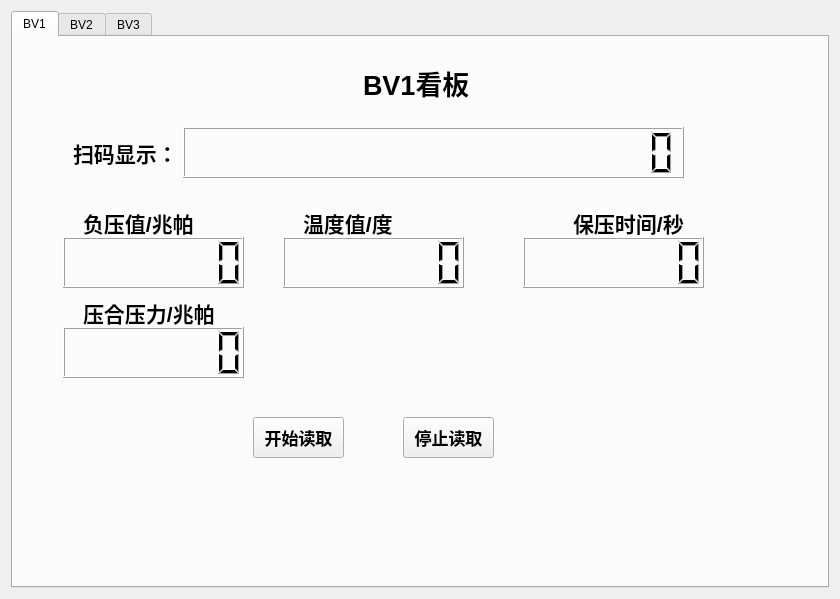
<?xml version="1.0" encoding="UTF-8"?>
<ui version="4.0">
 <class>Form</class>
 <widget class="QWidget" name="Form">
  <property name="geometry">
   <rect>
    <x>0</x>
    <y>0</y>
    <width>840</width>
    <height>599</height>
   </rect>
  </property>
  <property name="windowTitle">
   <string>Form</string>
  </property>
  <layout class="QGridLayout" name="gridLayout">
   <item row="0" column="0">
    <widget class="QTabWidget" name="tabWidget">
     <property name="currentIndex">
      <number>0</number>
     </property>
     <widget class="QWidget" name="tab">
      <attribute name="title">
       <string>BV1</string>
      </attribute>
      <widget class="QLabel" name="label_2">
       <property name="geometry">
        <rect>
         <x>290</x>
         <y>170</y>
         <width>151</width>
         <height>31</height>
        </rect>
       </property>
       <property name="font">
        <font>
         <pointsize>16</pointsize>
         <weight>75</weight>
         <bold>true</bold>
        </font>
       </property>
       <property name="text">
        <string>温度值/度</string>
       </property>
      </widget>
      <widget class="QPushButton" name="pushButton">
       <property name="geometry">
        <rect>
         <x>240</x>
         <y>380</y>
         <width>91</width>
         <height>41</height>
        </rect>
       </property>
       <property name="font">
        <font>
         <pointsize>13</pointsize>
         <weight>75</weight>
         <bold>true</bold>
        </font>
       </property>
       <property name="text">
        <string>开始读取</string>
       </property>
      </widget>
      <widget class="QLabel" name="label_4">
       <property name="geometry">
        <rect>
         <x>60</x>
         <y>100</y>
         <width>121</width>
         <height>31</height>
        </rect>
       </property>
       <property name="font">
        <font>
         <pointsize>16</pointsize>
         <weight>75</weight>
         <bold>true</bold>
        </font>
       </property>
       <property name="text">
        <string>扫码显示：</string>
       </property>
      </widget>
      <widget class="QLCDNumber" name="lcdNumber_2">
       <property name="geometry">
        <rect>
         <x>270</x>
         <y>200</y>
         <width>181</width>
         <height>51</height>
        </rect>
       </property>
       <property name="digitCount">
        <number>7</number>
       </property>
      </widget>
      <widget class="QLCDNumber" name="lcdNumber_4">
       <property name="geometry">
        <rect>
         <x>170</x>
         <y>90</y>
         <width>501</width>
         <height>51</height>
        </rect>
       </property>
       <property name="digitCount">
        <number>20</number>
       </property>
      </widget>
      <widget class="QLabel" name="label_3">
       <property name="geometry">
        <rect>
         <x>560</x>
         <y>170</y>
         <width>121</width>
         <height>31</height>
        </rect>
       </property>
       <property name="font">
        <font>
         <pointsize>16</pointsize>
         <weight>75</weight>
         <bold>true</bold>
        </font>
       </property>
       <property name="text">
        <string>保压时间/秒</string>
       </property>
      </widget>
      <widget class="QLCDNumber" name="lcdNumber">
       <property name="geometry">
        <rect>
         <x>50</x>
         <y>200</y>
         <width>181</width>
         <height>51</height>
        </rect>
       </property>
       <property name="digitCount">
        <number>7</number>
       </property>
      </widget>
      <widget class="QPushButton" name="pushButton_2">
       <property name="geometry">
        <rect>
         <x>390</x>
         <y>380</y>
         <width>91</width>
         <height>41</height>
        </rect>
       </property>
       <property name="font">
        <font>
         <pointsize>13</pointsize>
         <weight>75</weight>
         <bold>true</bold>
        </font>
       </property>
       <property name="text">
        <string>停止读取</string>
       </property>
      </widget>
      <widget class="QLCDNumber" name="lcdNumber_5">
       <property name="geometry">
        <rect>
         <x>50</x>
         <y>290</y>
         <width>181</width>
         <height>51</height>
        </rect>
       </property>
       <property name="smallDecimalPoint">
        <bool>false</bool>
       </property>
       <property name="digitCount">
        <number>7</number>
       </property>
       <property name="value" stdset="0">
        <double>0.000000000000000</double>
       </property>
       <property name="intValue" stdset="0">
        <number>0</number>
       </property>
      </widget>
      <widget class="QLabel" name="label">
       <property name="geometry">
        <rect>
         <x>70</x>
         <y>170</y>
         <width>121</width>
         <height>31</height>
        </rect>
       </property>
       <property name="font">
        <font>
         <pointsize>16</pointsize>
         <weight>75</weight>
         <bold>true</bold>
        </font>
       </property>
       <property name="text">
        <string>负压值/兆帕</string>
       </property>
      </widget>
      <widget class="QLCDNumber" name="lcdNumber_3">
       <property name="geometry">
        <rect>
         <x>510</x>
         <y>200</y>
         <width>181</width>
         <height>51</height>
        </rect>
       </property>
       <property name="smallDecimalPoint">
        <bool>false</bool>
       </property>
       <property name="digitCount">
        <number>7</number>
       </property>
       <property name="value" stdset="0">
        <double>0.000000000000000</double>
       </property>
       <property name="intValue" stdset="0">
        <number>0</number>
       </property>
      </widget>
      <widget class="QLabel" name="label_5">
       <property name="geometry">
        <rect>
         <x>70</x>
         <y>260</y>
         <width>151</width>
         <height>31</height>
        </rect>
       </property>
       <property name="font">
        <font>
         <pointsize>16</pointsize>
         <weight>75</weight>
         <bold>true</bold>
        </font>
       </property>
       <property name="text">
        <string>压合压力/兆帕</string>
       </property>
      </widget>
      <widget class="QLabel" name="label_11">
       <property name="geometry">
        <rect>
         <x>350</x>
         <y>30</y>
         <width>141</width>
         <height>31</height>
        </rect>
       </property>
       <property name="font">
        <font>
         <family>Arial</family>
         <pointsize>20</pointsize>
         <weight>75</weight>
         <bold>true</bold>
        </font>
       </property>
       <property name="text">
        <string>BV1看板</string>
       </property>
      </widget>
     </widget>
     <widget class="QWidget" name="tab_2">
      <attribute name="title">
       <string>BV2</string>
      </attribute>
      <widget class="QLCDNumber" name="lcdNumber_6">
       <property name="geometry">
        <rect>
         <x>60</x>
         <y>320</y>
         <width>181</width>
         <height>51</height>
        </rect>
       </property>
       <property name="smallDecimalPoint">
        <bool>false</bool>
       </property>
       <property name="digitCount">
        <number>7</number>
       </property>
       <property name="value" stdset="0">
        <double>0.000000000000000</double>
       </property>
       <property name="intValue" stdset="0">
        <number>0</number>
       </property>
      </widget>
      <widget class="QLCDNumber" name="lcdNumber_7">
       <property name="geometry">
        <rect>
         <x>280</x>
         <y>230</y>
         <width>181</width>
         <height>51</height>
        </rect>
       </property>
       <property name="digitCount">
        <number>7</number>
       </property>
      </widget>
      <widget class="QLabel" name="label_6">
       <property name="geometry">
        <rect>
         <x>80</x>
         <y>290</y>
         <width>151</width>
         <height>31</height>
        </rect>
       </property>
       <property name="font">
        <font>
         <pointsize>16</pointsize>
         <weight>75</weight>
         <bold>true</bold>
        </font>
       </property>
       <property name="text">
        <string>压合压力/兆帕</string>
       </property>
      </widget>
      <widget class="QLCDNumber" name="lcdNumber_8">
       <property name="geometry">
        <rect>
         <x>60</x>
         <y>230</y>
         <width>181</width>
         <height>51</height>
        </rect>
       </property>
       <property name="digitCount">
        <number>7</number>
       </property>
      </widget>
      <widget class="QLCDNumber" name="lcdNumber_9">
       <property name="geometry">
        <rect>
         <x>520</x>
         <y>230</y>
         <width>181</width>
         <height>51</height>
        </rect>
       </property>
       <property name="smallDecimalPoint">
        <bool>false</bool>
       </property>
       <property name="digitCount">
        <number>7</number>
       </property>
       <property name="value" stdset="0">
        <double>0.000000000000000</double>
       </property>
       <property name="intValue" stdset="0">
        <number>0</number>
       </property>
      </widget>
      <widget class="QLCDNumber" name="lcdNumber_10">
       <property name="geometry">
        <rect>
         <x>180</x>
         <y>120</y>
         <width>501</width>
         <height>51</height>
        </rect>
       </property>
       <property name="digitCount">
        <number>20</number>
       </property>
      </widget>
      <widget class="QLabel" name="label_7">
       <property name="geometry">
        <rect>
         <x>80</x>
         <y>200</y>
         <width>121</width>
         <height>31</height>
        </rect>
       </property>
       <property name="font">
        <font>
         <pointsize>16</pointsize>
         <weight>75</weight>
         <bold>true</bold>
        </font>
       </property>
       <property name="text">
        <string>负压值/兆帕</string>
       </property>
      </widget>
      <widget class="QLabel" name="label_8">
       <property name="geometry">
        <rect>
         <x>300</x>
         <y>200</y>
         <width>151</width>
         <height>31</height>
        </rect>
       </property>
       <property name="font">
        <font>
         <pointsize>16</pointsize>
         <weight>75</weight>
         <bold>true</bold>
        </font>
       </property>
       <property name="text">
        <string>温度值/度</string>
       </property>
      </widget>
      <widget class="QLabel" name="label_9">
       <property name="geometry">
        <rect>
         <x>570</x>
         <y>200</y>
         <width>121</width>
         <height>31</height>
        </rect>
       </property>
       <property name="font">
        <font>
         <pointsize>16</pointsize>
         <weight>75</weight>
         <bold>true</bold>
        </font>
       </property>
       <property name="text">
        <string>保压时间/秒</string>
       </property>
      </widget>
      <widget class="QLabel" name="label_10">
       <property name="geometry">
        <rect>
         <x>70</x>
         <y>130</y>
         <width>121</width>
         <height>31</height>
        </rect>
       </property>
       <property name="font">
        <font>
         <pointsize>16</pointsize>
         <weight>75</weight>
         <bold>true</bold>
        </font>
       </property>
       <property name="text">
        <string>扫码显示：</string>
       </property>
      </widget>
      <widget class="QLabel" name="label_12">
       <property name="geometry">
        <rect>
         <x>340</x>
         <y>30</y>
         <width>141</width>
         <height>31</height>
        </rect>
       </property>
       <property name="font">
        <font>
         <family>Arial</family>
         <pointsize>20</pointsize>
         <weight>75</weight>
         <bold>true</bold>
        </font>
       </property>
       <property name="text">
        <string>BV2看板</string>
       </property>
      </widget>
     </widget>
     <widget class="QWidget" name="tab_3">
      <attribute name="title">
       <string>BV3</string>
      </attribute>
     </widget>
    </widget>
   </item>
  </layout>
 </widget>
 <resources/>
 <connections/>
</ui>
